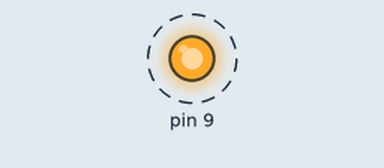
Simulated run of this sketch. Board: Arduino Uno, built with avr-gcc and run on an emulated ATmega328P. Parts: output pins drawn as LEDs (lit = HIGH). Dashed ring = blinking. What the sketch prints to the serial monitor is not drawn.

Above: at 0.5 s.
Timing chart, 0 to 4.6 s (numbered marks = the images above):
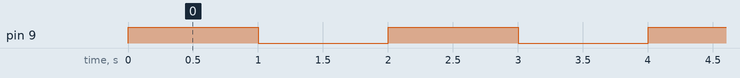

Measured:
- by itself, pin 9: alternates HIGH for 1.0 s and LOW for 1.0 s

The sketch:

led_yakma.ino
```cpp
void setup()
{
  pinMode(9, OUTPUT);
  Serial.begin(9600);
}

void loop()
{
  digitalWrite(9, HIGH);
  Serial.println("Led yaniyor");
  delay(1000);
  digitalWrite(9, LOW);
  Serial.println("Led yanmiyor");
  delay(1000);
}
```
